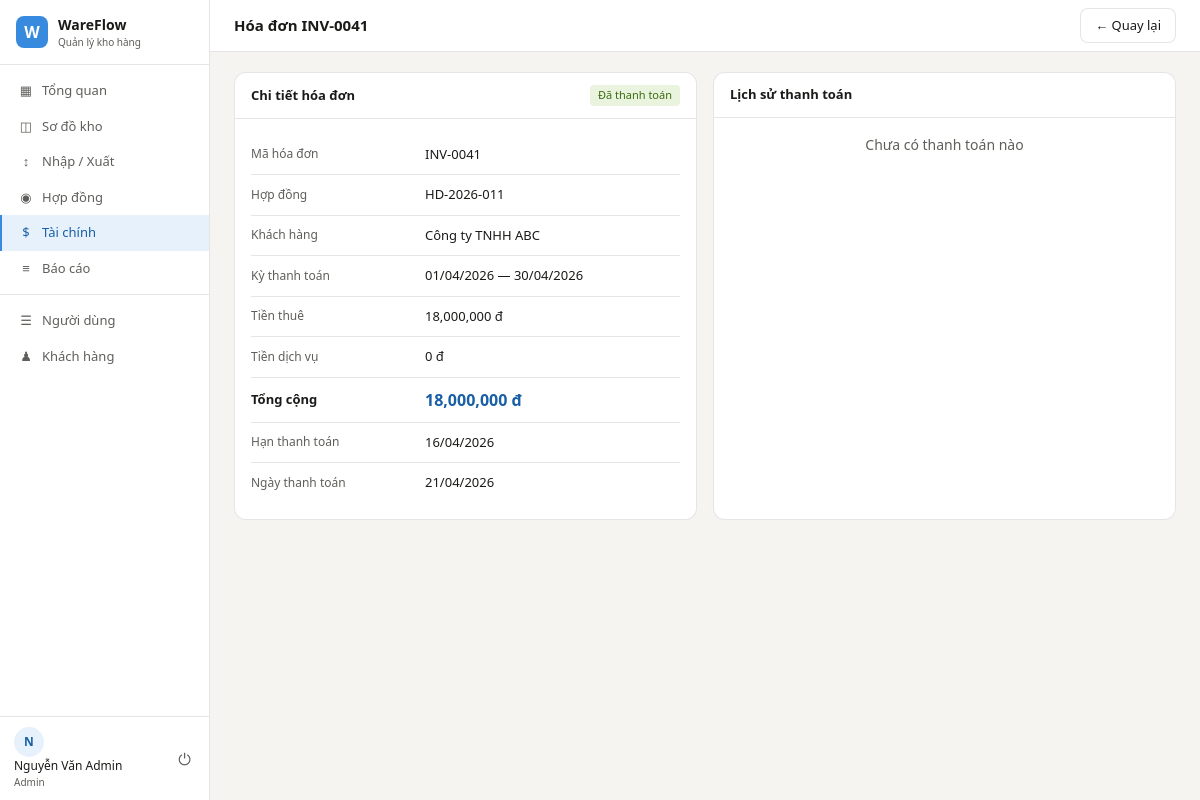
/billing/1 (signed in), run on the app's committed database.
### app/models/__init__.py (models this page shows, shortened)
class User(UserMixin, db.Model):
    __tablename__ = 'users'
    id           = db.Column(db.Integer, primary_key=True)
    username     = db.Column(db.String(80), unique=True, nullable=False)
    email        = db.Column(db.String(120), unique=True, nullable=False)
    password_hash = db.Column(db.String(256), nullable=False)
    full_name    = db.Column(db.String(150))
    phone        = db.Column(db.String(20))
    role         = db.Column(db.String(20), default=UserRole.STAFF.value)
    is_active    = db.Column(db.Boolean, default=True)
    created_at   = db.Column(db.DateTime, default=datetime.utcnow)
    def is_admin(self):
        return self.role == UserRole.ADMIN.value

class Invoice(db.Model):
    __tablename__ = 'invoices'
    id           = db.Column(db.Integer, primary_key=True)
    code         = db.Column(db.String(20), unique=True)  # INV-0001
    contract_id  = db.Column(db.Integer, db.ForeignKey('contracts.id'), nullable=False)
    period_start = db.Column(db.Date, nullable=False)     # Kỳ từ ngày
    period_end   = db.Column(db.Date, nullable=False)     # Kỳ đến ngày
    base_amount  = db.Column(db.Float, default=0)         # Tiền thuê kho
    service_amount = db.Column(db.Float, default=0)       # Tiền dịch vụ
    total_amount = db.Column(db.Float, default=0)         # Tổng tiền
    due_date     = db.Column(db.Date)                     # Hạn thanh toán
    paid_date    = db.Column(db.Date)
    status       = db.Column(db.String(20), default=InvoiceStatus.UNPAID.value)
    notes        = db.Column(db.Text)
    created_at   = db.Column(db.DateTime, default=datetime.utcnow)
    payments     = db.relationship('Payment', backref='invoice', lazy='dynamic')
    def check_overdue(self):
        if self.status != InvoiceStatus.PAID.value:
            if self.due_date and self.due_date < date.today():
                self.status = InvoiceStatus.OVERDUE.value

class Contract(db.Model):
    __tablename__ = 'contracts'
    id            = db.Column(db.Integer, primary_key=True)
    code          = db.Column(db.String(30), unique=True)  # HD-2026-001
    customer_id   = db.Column(db.Integer, db.ForeignKey('customers.id'), nullable=False)
    start_date    = db.Column(db.Date, nullable=False)
    end_date      = db.Column(db.Date, nullable=False)
    monthly_rate  = db.Column(db.Float, nullable=False)   # Đơn giá/tháng (VNĐ)
    total_value   = db.Column(db.Float)                   # Tổng giá trị HĐ
    status        = db.Column(db.String(20), default=ContractStatus.ACTIVE.value)
    notes         = db.Column(db.Text)
    created_by    = db.Column(db.Integer, db.ForeignKey('users.id'))
    created_at    = db.Column(db.DateTime, default=datetime.utcnow)
    slots         = db.relationship('ContractSlot', backref='contract',
                                    lazy='dynamic', cascade='all, delete-orphan')
    services      = db.relationship('ContractService', backref='contract',
                                    lazy='dynamic', cascade='all, delete-orphan')
    invoices      = db.relationship('Invoice', backref='contract', lazy='dynamic')

class Customer(db.Model):
    __tablename__ = 'customers'
    id           = db.Column(db.Integer, primary_key=True)
    code         = db.Column(db.String(20), unique=True)   # KH-001
    name         = db.Column(db.String(150), nullable=False)
    tax_code     = db.Column(db.String(20))                # Mã số thuế
    address      = db.Column(db.String(250))
    contact_name = db.Column(db.String(100))
    phone        = db.Column(db.String(20))
    email        = db.Column(db.String(120))
    created_at   = db.Column(db.DateTime, default=datetime.utcnow)
    contracts    = db.relationship('Contract', backref='customer', lazy='dynamic')
    orders       = db.relationship('Order', backref='customer', lazy='dynamic')

### app/routes/billing.py (the view)
@billing_bp.route('/<int:invoice_id>')
@login_required
def detail(invoice_id):
    invoice = Invoice.query.get_or_404(invoice_id)
    invoice.check_overdue()
    db.session.commit()
    return render_template('billing/detail.html',
                           invoice=invoice,
                           STATUS_LABELS=STATUS_LABELS)

### app/models/__init__.py (called while the page is built)
@login_manager.user_loader
def load_user(user_id):
    return User.query.get(int(user_id))

### run.py (called while the page is built)
@app.context_processor
def inject_globals():
    from datetime import datetime
    return {'now': datetime.now()}

### app/templates/billing/detail.html (shortened to what this page needs)
{% extends 'base.html' %}
{% block page_title %}Hóa đơn {{ invoice.code }}{% endblock %}
{% set label, color = STATUS_LABELS[invoice.status] %}
{% block topbar_actions %}
  <a href="{{ url_for('billing.index') }}" class="btn">← Quay lại</a>
{% endblock %}
{% block content %}
<div class="grid-2">
  <div class="panel">
    <div class="panel-header">
      <span class="panel-title">Chi tiết hóa đơn</span>
      <span class="badge badge-{{ color }}">{{ label }}</span>
    </div>
    <div class="panel-body">
      <table style="width:100%">
        {% macro row(label, value) %}
        <tr>
          <td style="color:var(--text-muted);font-size:12px;padding:6px 0;width:160px">{{ label }}</td>
          <td style="font-size:13px">{{ value }}</td>
        </tr>
        {% endmacro %}
        {{ row('Mã hóa đơn', invoice.code) }}
        {{ row('Hợp đồng', invoice.contract.code) }}
        {{ row('Khách hàng', invoice.contract.customer.name) }}
        {{ row('Kỳ thanh toán',
               invoice.period_start.strftime('%d/%m/%Y') ~ ' — ' ~
               invoice.period_end.strftime('%d/%m/%Y')) }}
        <tr>
          <td style="color:var(--text-muted);font-size:12px;padding:6px 0">Tiền thuê</td>
          <td>{{ '{:,.0f}'.format(invoice.base_amount) }} đ</td>
        </tr>
        <tr>
          <td style="color:var(--text-muted);font-size:12px;padding:6px 0">Tiền dịch vụ</td>
          <td>{{ '{:,.0f}'.format(invoice.service_amount) }} đ</td>
        </tr>
        <tr style="border-top:1px solid var(--border)">
          <td style="font-size:13px;font-weight:600;padding:8px 0">Tổng cộng</td>
          <td style="font-size:16px;font-weight:700;color:var(--blue-dark)">
            {{ '{:,.0f}'.format(invoice.total_amount) }} đ
          </td>
        </tr>
        {{ row('Hạn thanh toán',
               invoice.due_date.strftime('%d/%m/%Y') if invoice.due_date else '—') }}
        {% if invoice.paid_date %}
        {{ row('Ngày thanh toán', invoice.paid_date.strftime('%d/%m/%Y')) }}
        {% endif %}
      </table>
    </div>
  </div>
  <div class="panel">
    <div class="panel-header">
      <span class="panel-title">Lịch sử thanh toán</span>
    </div>
    {% if invoice.payments.count() %}
    <div class="table-wrap">
      <table>
        <thead>
          <tr><th>Ngày</th><th>Số tiền</th><th>Phương thức</th><th>Mã GD</th></tr>
        </thead>
        <tbody>
          {% for p in invoice.payments %}
          <tr>
            <td>{{ p.paid_at.strftime('%d/%m/%Y %H:%M') }}</td>
            <td><strong>{{ '{:,.0f}'.format(p.amount) }} đ</strong></td>
            <td>{{ p.method }}</td>
            <td style="font-size:12px;color:var(--text-muted)">{{ p.reference or '—' }}</td>
          </tr>
          {% endfor %}
        </tbody>
      </table>
    </div>
    {% else %}
    <div class="panel-body" style="text-align:center;color:var(--text-muted)">
      Chưa có thanh toán nào
    </div>
    {% endif %}
  </div>
</div>
{% endblock %}

### app/templates/base.html (shortened to what this page needs)
<!DOCTYPE html>
<html lang="vi">
<head>
  <link rel="stylesheet" href="{{ url_for('static', filename='css/main.css') }}">
</head>
<body>
{% if current_user.is_authenticated %}
<div class="app-layout">
  <aside class="sidebar">
    <div class="sidebar-logo">
      <div class="logo-icon">W</div>
      <div>
        <div class="logo-name">WareFlow</div>
        <div class="logo-sub">Quản lý kho hàng</div>
      </div>
    </div>
    <nav class="sidebar-nav">
      <a href="{{ url_for('dashboard.index') }}"
         class="nav-item {% if request.endpoint == 'dashboard.index' %}active{% endif %}">
        <span class="nav-icon">▦</span> Tổng quan
      </a>
      <a href="{{ url_for('warehouse.index') }}"
         class="nav-item {% if 'warehouse' in request.endpoint %}active{% endif %}">
        <span class="nav-icon">◫</span> Sơ đồ kho
      </a>
      <a href="{{ url_for('logistics.index') }}"
         class="nav-item {% if 'logistics' in request.endpoint %}active{% endif %}">
        <span class="nav-icon">↕</span> Nhập / Xuất
      </a>
      <a href="{{ url_for('contracts.index') }}"
         class="nav-item {% if 'contracts' in request.endpoint %}active{% endif %}">
        <span class="nav-icon">◉</span> Hợp đồng
      </a>
      {% if current_user.is_admin() %}
      <a href="{{ url_for('billing.index') }}"
         class="nav-item {% if 'billing' in request.endpoint %}active{% endif %}">
        <span class="nav-icon">$</span> Tài chính
      </a>
      <a href="{{ url_for('reports.index') }}"
         class="nav-item {% if 'reports' in request.endpoint %}active{% endif %}">
        <span class="nav-icon">≡</span> Báo cáo
      </a>
      {% endif %}
      <div class="nav-divider"></div>
      {% if current_user.is_admin() %}
      <a href="{{ url_for('auth.user_list') }}"
         class="nav-item {% if 'auth' in request.endpoint %}active{% endif %}">
        <span class="nav-icon">☰</span> Người dùng
      </a>
      <a href="{{ url_for('contracts.customer_list') }}"
         class="nav-item">
        <span class="nav-icon">♟</span> Khách hàng
      </a>
      {% endif %}
    </nav>
    <div class="sidebar-footer">
      <div class="user-info">
        <div class="user-avatar">{{ current_user.full_name[0] if current_user.full_name else current_user.username[0] }}</div>
        <div>
          <div class="user-name">{{ current_user.full_name or current_user.username }}</div>
          <div class="user-role">{{ current_user.role | capitalize }}</div>
        </div>
      </div>
      <a href="{{ url_for('auth.logout') }}" class="logout-btn" title="Đăng xuất">⏻</a>
    </div>
  </aside>
  <div class="main-content">
    <header class="topbar">
      <h1 class="page-title">{% block page_title %}{% endblock %}</h1>
      <div class="topbar-actions">{% block topbar_actions %}{% endblock %}</div>
    </header>
    <div class="content-body">
      {% block content %}{% endblock %}
    </div>
  </div>
</div>
{% else %}
  {% block auth_content %}{% endblock %}
{% endif %}
</body>
</html>

### app/static/css/main.css (style rules this page uses)
:root { --blue: #378ADD; --blue-dark: #185FA5; --blue-bg: #E6F1FB; --green: #3B6D11; --green-bg: #EAF3DE; --amber: #BA7517; --amber-bg: #FAEEDA; --red: #A32D2D; --red-bg: #FCEBEB; --pink: #993556; --pink-bg: #FBEAF0; --gray: #888780; --gray-bg: #F1EFE8; --text: #1a1a18; --text-muted:#5F5E5A; --border: rgba(0,0,0,0.10); --bg: #F5F4F0; --surface: #FFFFFF; --sidebar-w: 210px; --topbar-h: 52px; --radius: 8px; --radius-lg: 12px; }
* { box-sizing: border-box; margin: 0; padding: 0; }
body { font-family: 'Segoe UI', system-ui, sans-serif; font-size: 14px; color: var(--text); background: var(--bg); line-height: 1.5; }
a { text-decoration: none; color: inherit; }
.app-layout { display: flex; height: 100vh; overflow: hidden; }
.sidebar { width: var(--sidebar-w); background: var(--surface); border-right: 1px solid var(--border); display: flex; flex-direction: column; flex-shrink: 0; }
.sidebar-logo { display: flex; align-items: center; gap: 10px; padding: 14px 16px; border-bottom: 1px solid var(--border); }
.logo-icon { width: 32px; height: 32px; background: var(--blue); color: #fff; border-radius: 8px; display: flex; align-items: center; justify-content: center; font-weight: 700; font-size: 16px; }
.logo-name { font-weight: 600; font-size: 14px; }
.logo-sub { font-size: 10px; color: var(--text-muted); }
.sidebar-nav { flex: 1; padding: 8px 0; overflow-y: auto; }
.nav-item { display: flex; align-items: center; gap: 8px; padding: 8px 16px; font-size: 13px; color: var(--text-muted); border-left: 2px solid transparent; transition: all 0.12s; cursor: pointer; }
.nav-item.active { background: var(--blue-bg); color: var(--blue-dark); border-left-color: var(--blue); font-weight: 500; }
.nav-icon { font-size: 13px; width: 16px; text-align: center; }
.nav-divider { height: 1px; background: var(--border); margin: 8px 0; }
.sidebar-footer { border-top: 1px solid var(--border); padding: 10px 14px; display: flex; align-items: center; gap: 8px; }
.user-avatar { width: 30px; height: 30px; border-radius: 50%; background: var(--blue-bg); color: var(--blue-dark); display: flex; align-items: center; justify-content: center; font-weight: 600; font-size: 12px; flex-shrink: 0; }
.user-name { font-size: 12px; font-weight: 500; }
.user-role { font-size: 10px; color: var(--text-muted); }
.logout-btn { margin-left: auto; color: var(--text-muted); font-size: 16px; padding: 4px; cursor: pointer; border-radius: 4px; }
.main-content { flex: 1; display: flex; flex-direction: column; overflow: hidden; }
.topbar { height: var(--topbar-h); background: var(--surface); border-bottom: 1px solid var(--border); padding: 0 24px; display: flex; align-items: center; justify-content: space-between; flex-shrink: 0; }
.page-title { font-size: 15px; font-weight: 600; }
.topbar-actions { display: flex; align-items: center; gap: 8px; }
.content-body { flex: 1; overflow-y: auto; padding: 20px 24px; }
.panel { background: var(--surface); border: 1px solid var(--border); border-radius: var(--radius-lg); overflow: hidden; }
.panel-header { padding: 12px 16px; border-bottom: 1px solid var(--border); display: flex; align-items: center; justify-content: space-between; }
.panel-title { font-size: 13px; font-weight: 600; }
.panel-body { padding: 16px; }
table { width: 100%; border-collapse: collapse; }
tbody td { padding: 10px 14px; border-bottom: 1px solid var(--border); font-size: 13px; vertical-align: middle; }
tbody tr:last-child td { border-bottom: none; }
.btn { display: inline-flex; align-items: center; gap: 6px; padding: 7px 14px; border-radius: var(--radius); border: 1px solid var(--border); background: var(--surface); color: var(--text); font-size: 13px; font-family: inherit; cursor: pointer; transition: all 0.12s; white-space: nowrap; }
.badge { display: inline-block; padding: 2px 8px; border-radius: 4px; font-size: 11px; font-weight: 500; }
.badge-success { background: var(--green-bg); color: var(--green); }
.grid-2 { display: grid; grid-template-columns: 1fr 1fr; gap: 16px; }

### data on the page
User: full_name "N", full_name "Nguyễn Văn Admin", role "Admin"
Invoice: code "INV-0041", base_amount "18,000,000", service_amount "0", total_amount "18,000,000"
Contract: code "HD-2026-011"
Customer: name "Công ty TNHH ABC"

### other printed values
{{ label }} "Đã thanh toán"
{{ label }} "Mã hóa đơn Hợp đồng Khách hàng Kỳ thanh toán Hạn thanh toán Ngày thanh toán"
{{ value }} "01/04/2026 — 30/04/2026 16/04/2026 21/04/2026"
